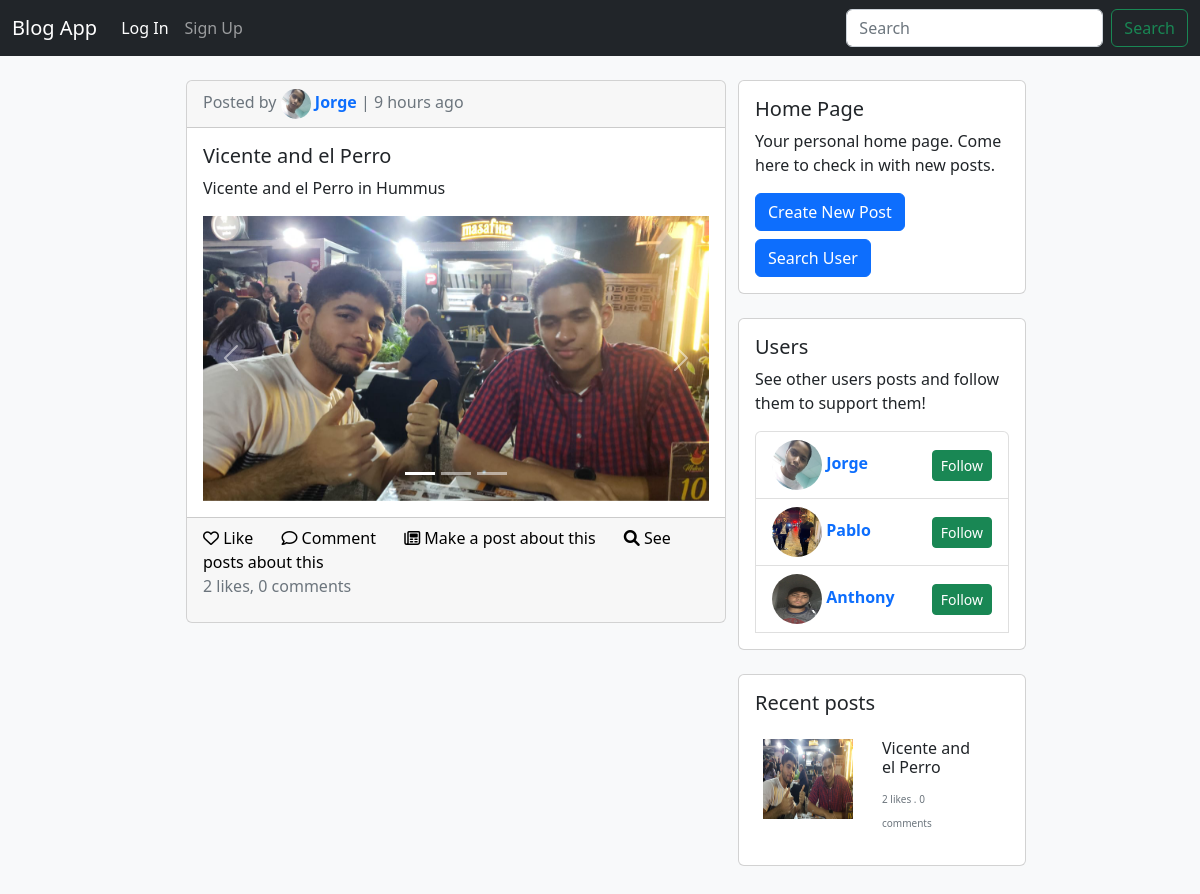
Page /search_post?q=Vicente+and+el+Perro on the committed database.
### app/models.py (models this page shows, shortened)
class Blog(db.Model):
    __tablename__ = 'blogs'
    id = db.Column(db.Integer, primary_key=True)
    title = db.Column(db.String(64), nullable=False)
    body = db.Column(db.Text, nullable=False)
    author = db.Column(db.Integer, db.ForeignKey('users.id'))
    date = db.Column(db.DateTime, default=datetime.utcnow, index=True)
    comments = db.relationship('Comment', backref='blog', cascade='all, delete-orphan')
    likes = db.relationship('Like', backref='blog', cascade='all, delete-orphan')
    files = db.relationship('File', backref='blog', cascade='all, delete-orphan')
    new = db.Column(db.Integer, db.ForeignKey('news.id'), nullable=True)
    responded_title = db.Column(db.String, nullable=True)
    responded_blog = db.Column(db.Integer, db.ForeignKey('blogs.id'), nullable=True)

class User(UserMixin, db.Model):
    __tablename__ = 'users'
    id = db.Column(db.Integer, primary_key=True)
    email = db.Column(db.String(64), unique=True, index=True)
    username = db.Column(db.String(64), unique=True, index=True)
    password_hash = db.Column(db.String(128))
    profile_pic = db.Column(db.String, default='images/profile photos/default_profile_pic.jpg')
    posts = db.relationship('Blog', backref='user', cascade='all, delete-orphan')
    comments = db.relationship('Comment', backref='user', cascade='all, delete-orphan')
    followers = db.relationship('Follow', backref='user', foreign_keys='Follow.followed_id', cascade='all, delete-orphan')
    likes = db.relationship('Like', backref='user', cascade='all, delete-orphan')
    notifications = db.relationship('Notification', backref='user', foreign_keys='Notification.user_id', cascade='all, delete-orphan')
    actions = db.relationship('Notification', backref='notificator', foreign_keys='Notification.notificator_id', cascade='all, delete-orphan')
    confirmed = db.Column(db.Boolean, default=False)
    @property
    def password(self):
        raise AttributeError('password is not readable')
    def __str__(self):
        return self.username

class File(db.Model):
    __tablename__ = 'files'
    path = db.Column(db.String, primary_key=True)
    blog_id = db.Column(db.Integer, db.ForeignKey('blogs.id'))
    @property
    def type(self):
        image_file_types = [
            'jpg', 'jpeg', 'png', 'gif', 'tiff', 'tif', 'bmp', 'webp', 'svg', 'ico',
            'raw', 'heif', 'heic', 'crx'
        ]
        video_file_types = [
            'mp4', 'avi', 'mkv', 'mov', 'wmv', 'flv', 'webm', '3gp', 'ogg', 'mpg', 'mpeg', 'ts'
        ]
        type = self.path.split('.')
        max_index = len(type) - 1
        type = type[max_index]
        if type in image_file_types:
            print('image')
            return 'image'
        elif type in video_file_types:
            return 'video'
        else:
            print('else')
            return type

### app/main/views.py (the view)
@main.route('/search_post')
def search_post():
    search = f'%{request.args.get("q")}%'
    page = request.args.get('posts_page', 1, type=int)
    posts_pagination = Blog.query.filter(or_((Blog.body.ilike(search)), (Blog.responded_title.ilike(search)) )).paginate(
        page=page, per_page=current_app.config['POSTS_PER_PAGE'], error_out=False
    )
    posts = posts_pagination.items
    if not posts:
        flash("No posts found!")
        return redirect(request.referrer or url_for('main.index'))
    other_posts = Blog.query.limit(5).all()
    users_widget_context = get_users_widget_context()
    users = users_widget_context['users']
    users_pagination = users_widget_context['users_pagination']
    return render_template('home.html', posts=posts, users=users, posts_pagination=posts_pagination, users_pagination=users_pagination, other_posts=other_posts)

### app/main/views.py (called while the page is built)
def get_users_widget_context():
    page = request.args.get('users_page', type=int)
    users_pagination = User.query.paginate(
        page=page,
        per_page=current_app.config['USERS_PER_PAGE'],
        error_out=False
    )
    users = users_pagination.items
    return {'users': users, 'users_pagination': users_pagination}

### app/templates/home.html (shortened to what this page needs)
{% extends 'base.html' %}
{% from 'macros.html' import render_post_card, posts_pagination_widget, users_pagination_widget, home_widget, users_widget, posts_widget, flashed_messages %}
{% block content %}
<div class="container flex-container w-75 p-4">
    <div class="container">
        {% for post in posts %}
            {{ render_post_card(post, current_user, loop.index, moment(post.date).fromNow()) }}
            <br />
        {% endfor %}
    </div>
    <div>
        {{ home_widget() }}
        {{ users_widget(users, users_pagination, current_user) }}
        {% if other_posts %}
            {{ posts_widget(other_posts) }}
        {% else %}
            {{ posts_widget(posts) }}
        {% endif %}
    </div>
</div>
{% endblock content %}

### app/templates/macros.html (shortened to what this page needs)
{% macro home_widget() %}
    <div class="card mb-4" style="width: 18rem;">
        <div class="card-body">
            <h5 class="card-title">Home Page</h5>
            <p class="card-text">Your personal home page. Come here to check in with new posts.</p>
            <a href="{{ url_for('blogs.new_post') }}" class="btn btn-primary mb-2">Create New Post</a>
            <div class="dropdown">
                <button class="btn btn-primary" type="button" data-bs-toggle="dropdown" aria-expanded="false">
                Search User
                </button>
            </div>
        </div>
    </div>
{% endmacro %}
{% macro posts_widget(posts) %}
    <div class="card mb-4" style="width: 18rem;">
        <div class="p-2">
            <h5 class="card-title p-2">Recent posts</h5>
            <ul class="list-group list-group-flush">
                {% for post in posts[:5] %}
                    {% if post.files %}
                        <li class="list-group-item">
                            <div class="row">
                                <div class="row">
                                    <div class="col-md-6">
                                        {% if post.files %}
                                        {% set file = post.files[0] %}
                                        {% if file.type == 'image' %}
                                            <img src="{{ url_for('static', filename=file.path )}}" style="height: 80px; width: 90px;">
                                        {% elif file.type == 'video' %}
                                            <video width="80" height="90">
                                                <source src="{{ url_for('static', filename=file.path) }}" type="video/{{ file.file_extension }}">
                                                Your browser does not support the video tag.
                                            </video>
                                        {% endif %}
                                    {% endif %}
                                    </div>
                                    <div class="col-md-6">
                                        <h5 class="" style="font-size: 16px;">{{ post.title }}</h5>
                                        <p><span class="text-muted" style="font-size: 10px;">{{ post.likes|length }} likes . {{ post.comments|length }} comments</span></p>
                                    </div>
                                </div>
                            </div>
                        </li>
                    {% endif %}
                {% endfor %}
            </ul>
        </div>
    </div>
{% endmacro %}
{% macro users_widget(users, pagination, current_user) %}
    <div class="card mb-4" style="width: 18rem;">
        <div class="card-body">
            <h5 class="card-title">Users</h5>
            <p class="card-text">See other users posts and follow them to support them!</p>
            <ul class="list-group">
                {% for user in users %}
                    {% if current_user != user %}
                        <li class="list-group-item">
                            <div class="row">
                                <div class="col">
                                    <a href="{{ url_for('auth.profile', username=user) }}" class="text-decoration-none mb-2">
                                        <img src="{{ url_for('static', filename=user.profile_pic) }}" class="profile_pic" style="height: 50px; width: 50px;">
                                        <span class="card-title"><b>{{ user }}</b></span>
                                    </a>
                                </div>
                                <div class="col-auto d-flex align-items-center">
                                    {% set follow_button_id = 'followButton' ~ loop.index %}
                                    {% set unfollow_button_id = 'unfollowButton' ~ loop.index %}
                                    {% if current_user.is_authenticated and current_user.is_following(user.username) %}
                                        <a class="btn btn-outline-success btn-sm" href="{{ url_for('auth.unfollow', username=user)}}" onclick="update_follow_button(this, '{{ follow_button_id }}')" id="{{ unfollow_button_id}}">Following</a>
                                        <a class="btn btn-outline-success btn-sm" href="{{ url_for('auth.unfollow', username=user)}}" onclick="update_follow_button(this, '{{ unfollow_button_id }}')" style="display: none;" id="{{ follow_button_id }}">Follow</a>
                                    {% else %}
                                        <a class="btn btn-success btn-sm" href="{{ url_for('auth.follow', username=user)}}" onclick="update_follow_button(this, '{{ unfollow_button_id }}')" id="{{ follow_button_id }}">Follow</a>
                                    {% endif %}
                                </div>
                            </div>
                        </li>
                    {% endif %}
                {% endfor %}
            </ul>
        </div>
    </div>
{% endmacro %}
{% macro render_post_image(filename) %}
    <div class="d-flex align-items-center justify-content-center" style="max-height: 400px;" >
        <img class="img-fluid" src="{{ url_for('static', filename=filename) }}" style="max-height: 400px; object-fit: contain;">
    </div>
{% endmacro %}
{% macro render_profile_pic(author, size) %}
    <img src="{{ url_for('static', filename=author.profile_pic) }}" class="profile_pic">
{% endmacro %}
{% macro render_carousel(post, id) %}
    <div id="{{ id }}" class="carousel slide">
        <div class="carousel-indicators">
            {% for file in post.files %}
                {% if loop.index == 1 %}
                    <button type="button" data-bs-target="{{ id }}" data-bs-slide-to="{{ loop.index0 }}" class="active" aria-current="true" aria-label="Slide {{ loop.index }}"></button>
                {% else %}
                    <button type="button" data-bs-target="{{ id }}" data-bs-slide-to="{{ loop.index0 }}" aria-label="Slide {{ loop.index }}"></button>
                {% endif %}
            {% endfor %}
        </div>
        <div class="carousel-inner">
            {% for file in post.files %}
                {% if loop.index == 1 %}
                    <div class="carousel-item active">
                        {% if file.type == 'image' %}
                            {{ render_post_image(file.path) }}
                        {% elif file.type == 'video' %}
                            {{ render_post_video(file) }}
                        {% endif %}
                    </div>
                {% endif %}
            {% endfor %}
        </div>
        <button class="carousel-control-prev" type="button" data-bs-target="#{{ id }}" data-bs-slide="prev">
            <span class="carousel-control-prev-icon" aria-hidden="true"></span>
        </button>
        <button class="carousel-control-next" type="button" data-bs-target="#{{ id }}" data-bs-slide="next">
            <span class="carousel-control-next-icon" aria-hidden="true"></span>
        </button>
    </div>
{% endmacro %}
{% macro render_post_card(post, current_user, loop_index, date) %}
    <div class="card">
        <div class="card-header">
            <span class="text-muted">Posted by <a href="{{ url_for('auth.profile', username=post.user ) }}" class="text-decoration-none">{{ render_profile_pic(post.user) }} <b>{{ post.user }}</b></a> |
            {{ date }}</span>
        </div>
        <div class="card-body">
            <div class="row">
                <h5 class="card-title">{{ post.title }}</h5>
            </div>
            <div class="row">
                <p class="card-body-text">{{ post.body }}</p>
            </div>
            <div class="row">
                {% if post.files | length == 1 %}
                    {% set file = post.files[0] %}
                    {% if post.files[0].type == 'image' %}
                        {{ render_post_image(file.path) }}
                    {% elif post.files[0].type == 'video' %}
                        {{ render_post_video(file) }}
                    {% endif %}
                {% else %}
                    {% set id = 'post' ~ loop_index  ~ 'Images' %}
                    {{ render_carousel(post, id) }}
                {% endif %}
            </div>
        </div>
        <div class="card-footer text-muted">
            <div>
                {% set id = 'post' ~ loop_index ~ 'Likes' %}
                {% set like_id = 'likePost' ~ post.id %}
                {% set unlike_id = 'unlikePost' ~ post.id %}
                {% if current_user.is_authenticated and current_user.likes_post(post.id) %}
                    <a class="text-decoration-none" style="color: red;" href="{{ url_for('blogs.unlike_post', post_id=post.id) }}" onclick="update_likes(this, '{{ like_id }}', '{{ id }}')" id="{{ unlike_id }}"><i class="fa-solid fa-heart" id="icon"></i><span id="text"> Liked</span></a>
                    <a class="like" style="display: none;" href="{{ url_for('blogs.like_post', post_id=post.id) }}" onclick="update_likes(this, '{{ unlike_id}}', '{{ id }}')" id="{{ like_id }}"><i class="fa-regular fa-heart"></i><span id="text"> Like</span></a>
                {% else %}
                    <a class="like" href="{{ url_for('blogs.like_post', post_id=post.id) }}" onclick="update_likes(this, '{{ unlike_id}}', '{{ id }}')" id="{{ like_id }}"><i class="fa-regular fa-heart"></i><span id="text"> Like</span></a>
                {% endif %}
                <a class="text-decoration-none mx-4" style="color: black;" href="{{ url_for('blogs.post', post_id=post.id) }}"><i class="fa-regular fa-comment"></i> Comment</a>
                <a class="text-decoration-none" style="color: black;" href="{{ url_for('blogs.new_post', responded_post=post.id) }}"><i class="fa-regular fa-newspaper"></i> Make a post about this</a>
                <a class="text-decoration-none mx-4" style="color: black;" href="{{ url_for('main.search_post', q=post.title) }}"><i class="fa-solid fa-magnifying-glass"></i> See posts about this</a>
            </div>
            <p><span id="{{ id }}">{{ post.likes|length }} likes</span>, {{ post.comments|length }} comments</p>
        </div>
    </div>
{% endmacro %}

### app/static/css/styles.css (style rules this page uses)
.profile_pic { height: 30px; width: 30px; border-radius: 50%; }
.like { color: black; text-decoration: none; }
.flex-container { display: flex; flex-direction: row; justify-content: flex-start; align-items: flex-start; }

### rows in the picture
Blog: profile_pic (picture), user "Jorge", date "9 hours ago", title "Vicente and el Perro", body "Vicente and el Perro in Hummus", likes|length "2", comments|length "0"
User: profile_pic (picture), username "Jorge"
User: profile_pic (picture), username "Pablo"
User: profile_pic (picture), username "Anthony"
